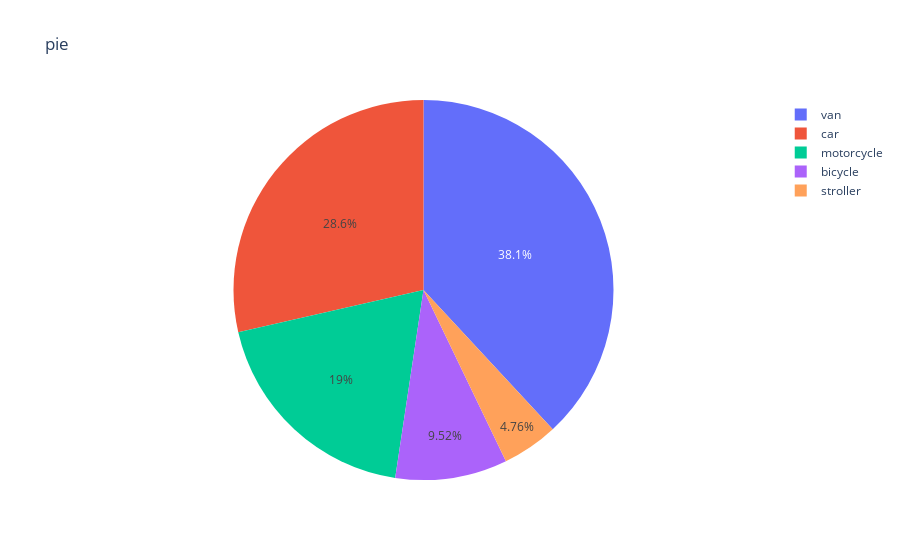

Here is the notebook cell this chart was saved with:
### Markdown cell above
### Pie Chart

### Code cell
data = {'data': [{'labels':['bicycle', 'motorcycle', 'car', 'van', 'stroller'],
                'values': [1,2,3,4,.5],
                'type': 'pie'}],
        'layout': {'title': 'pie'}}
fig = go.Figure(data)
fig.show()

### Figure 1 — Plotly figure (JSON) as saved in the notebook; plotly's stock layout.template omitted (floating-point values rounded to 4 significant figures)
{"data": [{"labels": ["bicycle", "motorcycle", "car", "van", "stroller"], "type": "pie", "values": [1, 2, 3, 4, 0.5]}], "layout": {"title": {"text": "pie"}}}
